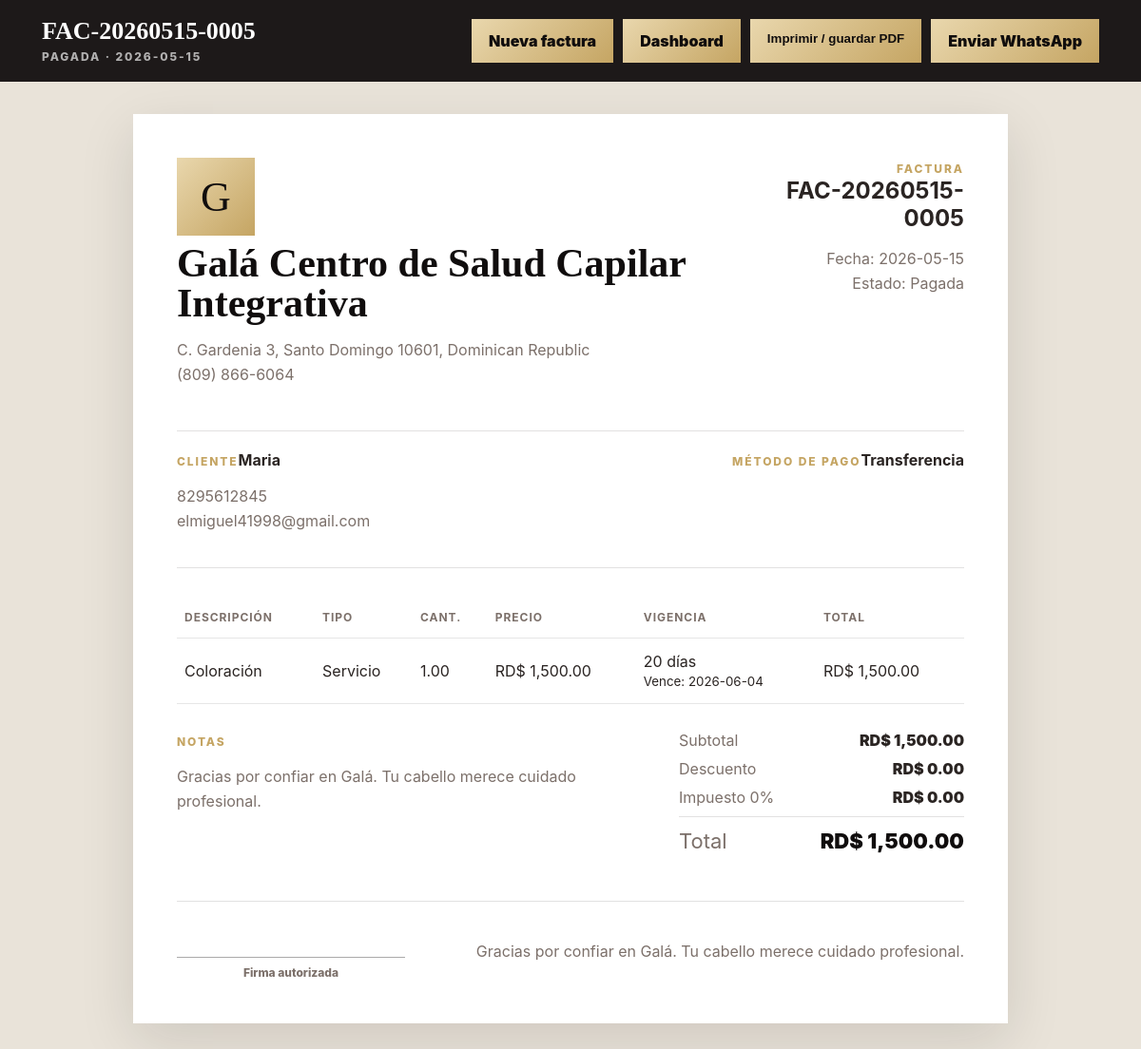
Screenshot of /admin/invoice_view.php?id=5 (signed in) with the database file from the repository.
### tables this page shows
CREATE TABLE invoices (
            id INTEGER PRIMARY KEY AUTOINCREMENT,
            invoice_number TEXT NOT NULL UNIQUE,
            client_name TEXT NOT NULL,
            client_phone TEXT DEFAULT '',
            client_email TEXT DEFAULT '',
            invoice_date TEXT NOT NULL,
            payment_method TEXT DEFAULT 'Efectivo',
            status TEXT DEFAULT 'Pagada',
            notes TEXT DEFAULT '',
            subtotal REAL NOT NULL DEFAULT 0,
            discount REAL NOT NULL DEFAULT 0,
            tax_rate REAL NOT NULL DEFAULT 0,
            tax_total REAL NOT NULL DEFAULT 0,
            total REAL NOT NULL DEFAULT 0,
            created_by INTEGER,
            created_at TEXT NOT NULL,
            updated_at TEXT NOT NULL, client_id INTEGER,
            FOREIGN KEY(created_by) REFERENCES admins(id)
        );

CREATE TABLE settings (
            key TEXT PRIMARY KEY,
            value TEXT NOT NULL
        );

CREATE TABLE invoice_items (
            id INTEGER PRIMARY KEY AUTOINCREMENT,
            invoice_id INTEGER NOT NULL,
            item_type TEXT NOT NULL DEFAULT 'service',
            description TEXT NOT NULL,
            quantity REAL NOT NULL DEFAULT 1,
            unit_price REAL NOT NULL DEFAULT 0,
            line_total REAL NOT NULL DEFAULT 0, duration_days INTEGER DEFAULT 0, expires_at TEXT DEFAULT '',
            FOREIGN KEY(invoice_id) REFERENCES invoices(id) ON DELETE CASCADE
        );

### app/bootstrap.php (called while the page is built, shortened)
<?php
function db(): PDO
{
    static $pdo = null;
    if ($pdo instanceof PDO) {
        return $pdo;
    }
    $pdo = new PDO('sqlite:' . DB_PATH);
    $pdo->setAttribute(PDO::ATTR_ERRMODE, PDO::ERRMODE_EXCEPTION);
    $pdo->setAttribute(PDO::ATTR_DEFAULT_FETCH_MODE, PDO::FETCH_ASSOC);
    $pdo->exec('PRAGMA foreign_keys = ON');
    return $pdo;
}
function h(?string $value): string
{
    return htmlspecialchars((string) $value, ENT_QUOTES, 'UTF-8');
}
function setting(string $key, string $default = ''): string
{
    $stmt = db()->prepare("SELECT value FROM settings WHERE key = :key");
    $stmt->execute(['key' => $key]);
    $value = $stmt->fetchColumn();
    return $value === false ? $default : (string) $value;
}
function money(float $amount): string
{
    return setting('currency', 'RD$') . ' ' . number_format($amount, 2, '.', ',');
}
function whatsapp_number(string $phone, string $fallback = ''): string
{
    $number = preg_replace('/\D+/', '', $phone) ?: preg_replace('/\D+/', '', $fallback);
    if (strlen($number) === 10 && in_array(substr($number, 0, 3), ['809', '829', '849'], true)) {
        return '1' . $number;
    }
    return $number;
}

### admin/invoice_view.php (the view, shortened to what this page needs)
<?php
require __DIR__ . '/../app/bootstrap.php';
$id = (int) ($_GET['id'] ?? 0);
$stmt = db()->prepare("SELECT * FROM invoices WHERE id = :id");
$stmt->execute(['id' => $id]);
$invoice = $stmt->fetch();
$itemsStmt = db()->prepare("SELECT * FROM invoice_items WHERE invoice_id = :id ORDER BY id ASC");
$itemsStmt->execute(['id' => $id]);
$lines = $itemsStmt->fetchAll();
$phone = whatsapp_number($invoice['client_phone'], setting('whatsapp', '18098666064'));
$waText = rawurlencode("Hola {$invoice['client_name']}, te compartimos tu factura {$invoice['invoice_number']} de Galá por " . money((float) $invoice['total']) . ". Puedes guardarla como PDF desde la opción Imprimir.");
?>
<!DOCTYPE html>
<html lang="es">
<head>
  <link rel="stylesheet" href="../assets/css/admin.css">
</head>
<body class="invoice-page">
  <header class="admin-topbar no-print">
    <div><strong><?= h($invoice['invoice_number']) ?></strong><span><?= h($invoice['status']) ?> · <?= h($invoice['invoice_date']) ?></span></div>
    <nav>
      <a href="invoice.php">Nueva factura</a>
      <a href="dashboard.php">Dashboard</a>
      <button type="button" onclick="window.print()">Imprimir / guardar PDF</button>
      <a href="https://wa.me/<?= h($phone) ?>?text=<?= h($waText) ?>" target="_blank" rel="noreferrer">Enviar WhatsApp</a>
    </nav>
  </header>
  <main class="invoice-sheet">
    <section class="invoice-head">
      <div>
        <?php if (setting('invoice_logo')): ?><img class="invoice-logo" src="../<?= h(image_url(setting('invoice_logo'))) ?>" alt="Logo Galá"><?php else: ?><div class="invoice-logo-fallback">G</div><?php endif; ?>
        <h1><?= h(setting('legal_name')) ?></h1>
        <p><?= h(setting('address')) ?><br><?= h(setting('phone')) ?></p>
      </div>
      <div class="invoice-number">
        <span>Factura</span>
        <strong><?= h($invoice['invoice_number']) ?></strong>
        <p>Fecha: <?= h($invoice['invoice_date']) ?><br>Estado: <?= h($invoice['status']) ?></p>
      </div>
    </section>
    <section class="invoice-client">
      <div><span>Cliente</span><strong><?= h($invoice['client_name']) ?></strong><p><?= h($invoice['client_phone']) ?><br><?= h($invoice['client_email']) ?></p></div>
      <div><span>Método de pago</span><strong><?= h($invoice['payment_method']) ?></strong></div>
    </section>
    <table class="invoice-table">
      <thead><tr><th>Descripción</th><th>Tipo</th><th>Cant.</th><th>Precio</th><th>Vigencia</th><th>Total</th></tr></thead>
      <tbody>
        <?php foreach ($lines as $line): ?>
          <tr>
            <td><?= h($line['description']) ?></td>
            <td><?= $line['item_type'] === 'product' ? 'Producto' : 'Servicio' ?></td>
            <td><?= h(number_format((float) $line['quantity'], 2)) ?></td>
            <td><?= h(money((float) $line['unit_price'])) ?></td>
            <td>
              <?php if ((int) ($line['duration_days'] ?? 0) > 0): ?>
                <?= (int) $line['duration_days'] ?> días<br><small>Vence: <?= h($line['expires_at']) ?></small>
              <?php else: ?>
                Sin vencimiento
              <?php endif; ?>
            </td>
            <td><?= h(money((float) $line['line_total'])) ?></td>
          </tr>
        <?php endforeach; ?>
      </tbody>
    </table>
    <section class="invoice-summary">
      <div class="invoice-notes">
        <span>Notas</span>
        <p><?= nl2br(h($invoice['notes'] ?: setting('invoice_footer'))) ?></p>
      </div>
      <dl>
        <div><dt>Subtotal</dt><dd><?= h(money((float) $invoice['subtotal'])) ?></dd></div>
        <div><dt>Descuento</dt><dd><?= h(money((float) $invoice['discount'])) ?></dd></div>
        <div><dt>Impuesto <?= h((string) $invoice['tax_rate']) ?>%</dt><dd><?= h(money((float) $invoice['tax_total'])) ?></dd></div>
        <div class="total"><dt>Total</dt><dd><?= h(money((float) $invoice['total'])) ?></dd></div>
      </dl>
    </section>
    <section class="invoice-signature">
      <div>
        <span>Firma autorizada</span>
      </div>
      <p><?= h(setting('invoice_footer')) ?></p>
    </section>
  </main>
</body>
</html>

### assets/css/admin.css (style rules this page uses)
:root { --black: #100d0d; --ink: #2a2422; --muted: #7c706a; --cream: #f7f0e7; --gold: #c5a563; --danger: #9f2d2d; --white: #fffdf9; --shadow: 0 18px 55px rgba(16, 13, 13, 0.12); --serif: Georgia, "Times New Roman", serif; --sans: Inter, Arial, sans-serif; }
* { box-sizing: border-box; }
body { margin: 0; background: var(--cream); color: var(--ink); font-family: var(--sans); }
span { color: var(--gold); display: inline-block; font-size: 12px; font-weight: 800; letter-spacing: 0.16em; text-transform: uppercase; }
h1, h2 { color: var(--black); font-family: var(--serif); letter-spacing: 0; margin: 8px 0 10px; }
h1 { font-size: 42px; line-height: 1; }
p { color: var(--muted); line-height: 1.6; }
button, .admin-topbar a { background: linear-gradient(135deg, #e9d7ad, var(--gold)); border: 0; color: var(--black); cursor: pointer; display: inline-flex; font-weight: 900; justify-content: center; min-height: 46px; padding: 13px 18px; text-decoration: none; }
.admin-topbar { align-items: center; background: rgba(16, 13, 13, 0.94); color: #fff; display: flex; justify-content: space-between; padding: 18px clamp(18px, 4vw, 44px); position: sticky; top: 0; z-index: 10; }
.admin-topbar strong { display: block; font-family: var(--serif); font-size: 26px; }
.admin-topbar span { color: rgba(255, 255, 255, 0.66); }
.admin-topbar nav { display: flex; gap: 10px; flex-wrap: wrap; }
dl { display: grid; gap: 10px; margin: 0; }
dl div { display: flex; justify-content: space-between; }
dt { color: var(--muted); }
dd { font-weight: 900; margin: 0; }
dl .total { border-top: 1px solid rgba(16, 13, 13, 0.12); color: var(--black); font-size: 22px; padding-top: 12px; }
.invoice-page { background: #e9e3d9; }
.no-print button { min-height: 46px; }
.invoice-sheet { background: #fff; box-shadow: var(--shadow); margin: 34px auto; max-width: 920px; padding: 46px; }
.invoice-head, .invoice-client, .invoice-summary, .invoice-signature { display: flex; gap: 28px; justify-content: space-between; }
.invoice-logo-fallback { align-items: center; background: linear-gradient(135deg, #e9d7ad, var(--gold)); color: var(--black); display: inline-flex; font-family: var(--serif); font-size: 44px; height: 82px; justify-content: center; width: 82px; }
.invoice-number { text-align: right; }
.invoice-number strong { display: block; font-size: 24px; }
.invoice-client { border-bottom: 1px solid rgba(16, 13, 13, 0.12); border-top: 1px solid rgba(16, 13, 13, 0.12); margin: 30px 0; padding: 20px 0; }
.invoice-table { border-collapse: collapse; width: 100%; }
.invoice-table th, .invoice-table td { border-bottom: 1px solid rgba(16, 13, 13, 0.1); padding: 14px 8px; text-align: left; }
.invoice-table th { color: var(--muted); font-size: 12px; letter-spacing: 0.08em; text-transform: uppercase; }
.invoice-summary { align-items: start; margin-top: 28px; }
.invoice-summary dl { min-width: 300px; }
.invoice-notes { max-width: 420px; }
.invoice-signature { align-items: end; border-top: 1px solid rgba(16, 13, 13, 0.12); margin-top: 50px; padding-top: 24px; }
.invoice-signature div { min-width: 240px; text-align: center; }
.invoice-signature span { border-top: 1px solid rgba(16, 13, 13, 0.35); color: var(--muted); display: block; letter-spacing: 0; margin-top: 18px; padding-top: 8px; text-transform: none; }

### rows the page displays
invoices: invoice_number "FAC-20260515-0005", status "PAGADA", invoice_date "2026-05-15", status "Pagada", client_name "Maria", client_phone "8295612845", client_email "elmiguel41998@gmail.com", payment_method "Transferencia", notes.value "Gracias por confiar en Galá. Tu cabello merece cuidado profesional.", subtotal.value "RD$ 1,500.00", discount.value "RD$ 0.00", tax_rate "0", tax_total.value "RD$ 0.00", total.value "RD$ 1,500.00"
settings: value "Galá Centro de Salud Capilar Integrativa"
settings: value "C. Gardenia 3, Santo Domingo 10601, Dominican Republic"
settings: value "(809) 866-6064"
invoice_items: description "Coloración", item_type "Servicio", quantity "1.00", unit_price.value "RD$ 1,500.00", duration_days "20", expires_at "2026-06-04", line_total.value "RD$ 1,500.00"
settings: value "Gracias por confiar en Galá. Tu cabello merece cuidado profesional."
